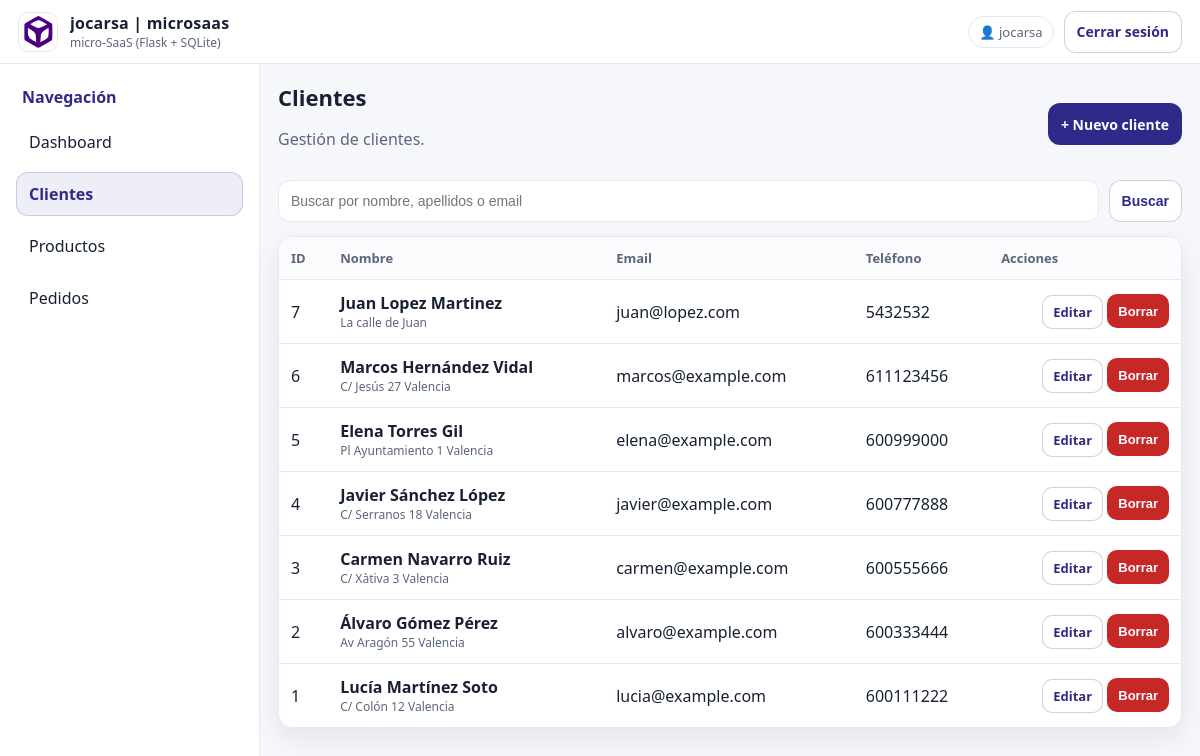
The app's page /clientes (signed in) with its own data.
### tables this page shows
CREATE TABLE clientes(
            id INTEGER PRIMARY KEY AUTOINCREMENT,
            nombre TEXT NOT NULL,
            apellidos TEXT NOT NULL,
            email TEXT,
            telefono TEXT,
            direccion TEXT,
            created_at TEXT NOT NULL
        );

### app.py (the view)
    @app.route("/clientes")
    @login_required
    def clientes_list():
        q = (request.args.get("q") or "").strip()
        conn = get_db()
        if q:
            rows = conn.execute("""
                SELECT * FROM clientes
                WHERE nombre LIKE ? OR apellidos LIKE ? OR email LIKE ?
                ORDER BY id DESC
            """, (f"%{q}%", f"%{q}%", f"%{q}%")).fetchall()
        else:
            rows = conn.execute("SELECT * FROM clientes ORDER BY id DESC").fetchall()
        conn.close()
        return render_template("clientes_list.html", clientes=rows, q=q)

### templates/clientes_list.html (shortened to what this page needs)
{% extends "base.html" %}
{% block body %}
  <aside class="sidebar">
    <div class="sidebar-title">Navegación</div>
    <a class="navitem" href="{{ url_for('dashboard') }}">Dashboard</a>
    <a class="navitem active" href="{{ url_for('clientes_list') }}">Clientes</a>
    <a class="navitem" href="{{ url_for('productos_list') }}">Productos</a>
    <a class="navitem" href="{{ url_for('pedidos_list') }}">Pedidos</a>
  </aside>
  <main class="main">
    <div class="pagehead row">
      <div>
        <h1>Clientes</h1>
        <p class="muted">Gestión de clientes.</p>
      </div>
      <div class="actions">
        <a class="btn btn-primary" href="{{ url_for('clientes_new') }}">+ Nuevo cliente</a>
      </div>
    </div>
    <form class="searchbar" method="GET" action="{{ url_for('clientes_list') }}">
      <input name="q" value="{{ q }}" placeholder="Buscar por nombre, apellidos o email">
      <button class="btn btn-outline" type="submit">Buscar</button>
    </form>
    <div class="tablewrap">
      <table class="table">
        <thead>
          <tr>
            <th>ID</th>
            <th>Nombre</th>
            <th>Email</th>
            <th>Teléfono</th>
            <th class="right">Acciones</th>
          </tr>
        </thead>
        <tbody>
          {% for c in clientes %}
            <tr>
              <td>{{ c.id }}</td>
              <td><b>{{ c.nombre }} {{ c.apellidos }}</b><div class="muted small">{{ c.direccion or "" }}</div></td>
              <td>{{ c.email or "" }}</td>
              <td>{{ c.telefono or "" }}</td>
              <td class="right">
                <a class="btn btn-sm btn-outline" href="{{ url_for('clientes_edit', cliente_id=c.id) }}">Editar</a>
                <form class="inline" method="POST" action="{{ url_for('clientes_delete', cliente_id=c.id) }}">
                  <button class="btn btn-sm btn-danger" type="submit">Borrar</button>
                </form>
              </td>
            </tr>
          {% endfor %}
        </tbody>
      </table>
    </div>
  </main>
{% endblock %}

### templates/base.html (shortened to what this page needs)
<!doctype html>
<html lang="es">
<head>
  <link rel="stylesheet" href="{{ url_for('static', filename='style.css') }}">
</head>
<body>
  <div class="topbar">
    <div class="brand">
      <img class="brand-logo" src="{{ url_for('static', filename='logo.png') }}" alt="logo">
      <div class="brand-text">
        <div class="brand-name">{{ APP_NAME }}</div>
        <div class="brand-sub">micro-SaaS (Flask + SQLite)</div>
      </div>
    </div>
    {% if current_user %}
      <div class="topbar-right">
        <span class="user-chip">👤 {{ current_user }}</span>
        <a class="btn btn-outline" href="{{ url_for('logout') }}">Cerrar sesión</a>
      </div>
    {% endif %}
  </div>
  <div class="layout">
    {% block body %}{% endblock %}
  </div>
</body>
</html>

### static/style.css (style rules this page uses)
:root { --indigo:#2f2a8a; --indigo-2:#3b36a8; --orange:#f57c00; --bg:#f6f7fb; --card:#ffffff; --text:#182033; --muted:#5b667a; --line:#e6e9f2; --danger:#c62828; --shadow:0 10px 24px rgba(16,24,40,.08); --radius:14px; --radius-sm:10px; --control-h:42px; --btn-h:42px; --btn-h-sm:34px; --font: system-ui, -apple-system, Segoe UI, Roboto, Ubuntu, Cantarell, "Helvetica Neue", Arial, "Noto Sans", "Liberation Sans", sans-serif; }
* { box-sizing:border-box; }
html,body { height:100%; }
body { margin:0; font-family:var(--font); color:var(--text); background:var(--bg); }
.topbar { height:64px; background:var(--card); border-bottom:1px solid var(--line); display:flex; align-items:center; justify-content:space-between; padding:0 18px; }
.brand { display:flex; gap:12px; align-items:center; min-width: 0; }
.brand-logo { width:40px; height:40px; object-fit:contain; border-radius:10px; border:1px solid var(--line); background:#fff; }
.brand-text { min-width:0; }
.brand-name { font-weight:800; letter-spacing:.2px; white-space:nowrap; overflow:hidden; text-overflow:ellipsis; }
.brand-sub { font-size:12px; color:var(--muted); }
.topbar-right { display:flex; align-items:center; gap:10px; }
.user-chip { font-size:13px; color:var(--muted); padding:6px 10px; border:1px solid var(--line); border-radius:999px; background:#fff; }
.layout { display:flex; min-height: calc(100vh - 64px); }
.sidebar { width:260px; padding:16px; border-right:1px solid var(--line); background:var(--card); }
.sidebar-title { font-weight:800; color:var(--indigo); margin:6px 6px 12px 6px; }
.navitem { display:block; padding:10px 12px; border-radius:12px; text-decoration:none; color:var(--text); border:1px solid transparent; margin-bottom:8px; }
.navitem.active { background:rgba(47,42,138,.08); border-color:rgba(47,42,138,.18); color:var(--indigo); font-weight:700; }
.main { flex:1; padding:18px; }
.pagehead { margin-bottom:14px; }
.pagehead h1 { margin:0; font-size:22px; }
.muted { color:var(--muted); }
.small { font-size:12px; }
.row { display:flex; align-items:center; justify-content:space-between; gap:14px; }
.actions { display:flex; gap:10px; align-items:center; flex-wrap:wrap; }
.form input, .form select, .searchbar input { width:100%; height:var(--control-h); padding:10px 12px; border-radius:12px; border:1px solid var(--line); background:#fff; font-size:14px; outline:none; line-height:1; }
.btn { display:inline-flex; align-items:center; justify-content:center; gap:8px; height:var(--btn-h); padding:0 12px; border-radius:12px; border:1px solid transparent; text-decoration:none; font-weight:800; font-size:14px; cursor:pointer; background:#fff; color:var(--text); vertical-align:middle; white-space:nowrap; }
.btn-sm { height:var(--btn-h-sm); padding:0 10px; font-size:13px; border-radius:var(--radius-sm); }
.btn-primary { background:var(--indigo); color:#fff; border-color:rgba(0,0,0,0); }
.btn-outline { border-color:rgba(47,42,138,.22); color:var(--indigo); background:#fff; }
.btn-danger { background:var(--danger); color:#fff; }
.inline { display:inline-flex; align-items:center; }
.searchbar { display:flex; gap:10px; margin:12px 0 14px 0; align-items:center; }
.searchbar input { flex:1; }
.tablewrap { background:var(--card); border:1px solid var(--line); border-radius:var(--radius); overflow:hidden; box-shadow:var(--shadow); }
.table { width:100%; border-collapse:collapse; }
.table th, .table td { padding:12px 12px; border-bottom:1px solid var(--line); vertical-align:middle; }
.table th { text-align:left; background:#fbfbfe; font-size:13px; color:var(--muted); font-weight:800; }
.table tr:last-child td { border-bottom:none; }
.right { text-align:right; }

### records on screen
clientes: id "7", nombre "Juan", apellidos "Lopez Martinez", direccion "La calle de Juan", email "juan@lopez.com", telefono "5432532"
clientes: id "6", nombre "Marcos", apellidos "Hernández Vidal", direccion "C/ Jesús 27 Valencia", email "marcos@example.com", telefono "611123456"
clientes: id "5", nombre "Elena", apellidos "Torres Gil", direccion "Pl Ayuntamiento 1 Valencia", email "elena@example.com", telefono "600999000"
clientes: id "4", nombre "Javier", apellidos "Sánchez López", direccion "C/ Serranos 18 Valencia", email "javier@example.com", telefono "600777888"
clientes: id "3", nombre "Carmen", apellidos "Navarro Ruiz", direccion "C/ Xàtiva 3 Valencia", email "carmen@example.com", telefono "600555666"
clientes: id "2", nombre "Álvaro", apellidos "Gómez Pérez", direccion "Av Aragón 55 Valencia", email "alvaro@example.com", telefono "600333444"
clientes: id "1", nombre "Lucía", apellidos "Martínez Soto", direccion "C/ Colón 12 Valencia", email "lucia@example.com", telefono "600111222"

### other values on screen
{{ APP_NAME }} "jocarsa | microsaas"
{{ current_user }} "jocarsa"
